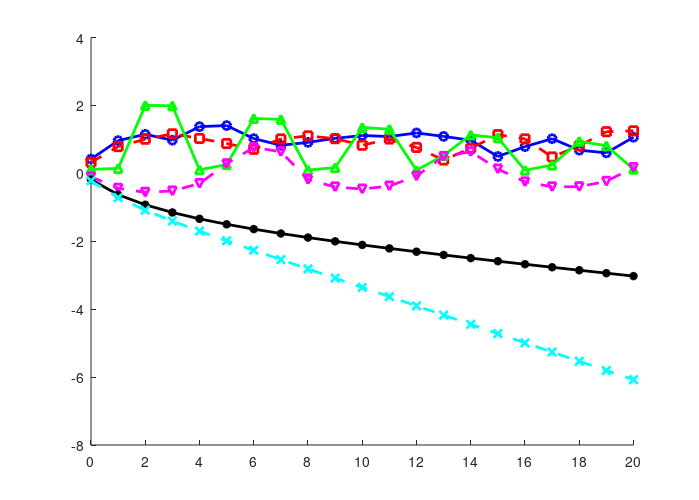

This figure's MATLAB source: (Note: this script raises an error after producing the figure.)

vS=[1;exp(-j*2*pi/3);exp(j*2*pi/3)];

sL1a=0.7+1.5i;
sL1b=0.8+1.5i;
sL1c=0.8+2.5i;
sL1=[sL1a;sL1b;sL1c];

sL2a=0.6+2.5i;
sL2b=0.6+0.5i;
sL2c=0.3+0.5i;
sL2=[sL2a;sL2b;sL2c];

sL=[sL1;sL2];

y1S=0.077-5.33i;
y12=0.056-8.66i;

Y1S=y1S*eye(3); 
Y12=y12*eye(3); 

Y=[Y1S+Y12 -Y12; -Y12 Y12]; 
Y_NS=[-Y1S; zeros(3,3)]; 




maxIt=21;


Z=inv(Y); 
w=-Z*Y_NS*vS;

theta=[1;0.8;0.5;0.3;0.25;0.2294];

CPQ=max( sum( abs(Z*diag(sL)*diag(1./w)),2)); 
K=1./min(abs(w));

C2PQ=max(sum( abs( Z*diag(sL)*diag(1./w)*diag(1./w)),2)); 

% x=fsolve(@(v)nonlinearPQ(v, sL, Y, Y_NS, vS ),w);

%% Plot1
vIterations1=zeros(6,maxIt); 
vIterations1(:,1)=w;
err1=zeros(maxIt,1);

sLPlot1=theta(1)*sL;
for it=2:maxIt
    
    
    fv=-conj(sLPlot1./vIterations1(:,it-1));
    err1(it-1)= max(abs(fv-Y*vIterations1(:,it-1)-Y_NS*vS)); 
    str=[num2str(err1(it-1)), '\n']; 
    fprintf(str);
    vIterations1(:,it)=  (Y)\ (fv-Y_NS*vS);
    
    
end
vSol1=vIterations1(:,end); 
fv=-conj(sLPlot1./vSol1);
err1(end)=max(abs(fv-Y*vSol1-Y_NS*vS)); 


%% Plot2
vIterations2=zeros(6,maxIt); 
vIterations2(:,1)=w;
err2=zeros(maxIt,1);

sLPlot2=theta(2)*sL;
for it=2:maxIt
    
    
    fv=-conj(sLPlot2./vIterations2(:,it-1));
    err2(it-1)= max(abs(fv-Y*vIterations2(:,it-1)-Y_NS*vS)); 
    str=[num2str(err2(it-1)), '\n']; 
    fprintf(str);
    vIterations2(:,it)=  (Y)\ (fv-Y_NS*vS);
    
    
end
vSol2=vIterations2(:,end); 
fv=-conj(sLPlot2./vSol2);
err2(end)=max(abs(fv-Y*vSol2-Y_NS*vS)); 



%% Plot3
vIterations3=zeros(6,maxIt); 
vIterations3(:,1)=w;
err3=zeros(maxIt,1);

sLPlot3=theta(3)*sL;
for it=2:maxIt
    
    
    fv=-conj(sLPlot3./vIterations3(:,it-1));
    err3(it-1)= max(abs(fv-Y*vIterations3(:,it-1)-Y_NS*vS)); 
    str=[num2str(err3(it-1)), '\n']; 
    fprintf(str);
    vIterations3(:,it)=  (Y)\ (fv-Y_NS*vS);
    
    
end
vSol3=vIterations3(:,end); 
fv=-conj(sLPlot3./vSol3);
err3(end)=max(abs(fv-Y*vSol3-Y_NS*vS)); 


%% Plot4
vIterations4=zeros(6,maxIt); 
vIterations4(:,1)=w;
err4=zeros(maxIt,1);

sLPlot4=theta(4)*sL;
for it=2:maxIt
    
    
    fv=-conj(sLPlot4./vIterations4(:,it-1));
    err4(it-1)= max(abs(fv-Y*vIterations4(:,it-1)-Y_NS*vS)); 
    str=[num2str(err4(it-1)), '\n']; 
    fprintf(str);
    vIterations4(:,it)=  (Y)\ (fv-Y_NS*vS);
    
    
end
vSol4=vIterations4(:,end); 
fv=-conj(sLPlot4./vSol4);
err4(end)=max(abs(fv-Y*vSol4-Y_NS*vS)); 


%% Plot5
vIterations5=zeros(6,maxIt); 
vIterations5(:,1)=w;
err5=zeros(maxIt,1);

sLPlot5=theta(5)*sL;
for it=2:maxIt
    
    
    fv=-conj(sLPlot5./vIterations5(:,it-1));
    err5(it-1)= max(abs(fv-Y*vIterations5(:,it-1)-Y_NS*vS)); 
    str=[num2str(err5(it-1)), '\n']; 
    fprintf(str);
    vIterations5(:,it)=  (Y)\ (fv-Y_NS*vS);
    
    
end
vSol5=vIterations5(:,end); 
fv=-conj(sLPlot5./vSol5);
err5(end)=max(abs(fv-Y*vSol5-Y_NS*vS));


%% Plot 6
vIterations6=zeros(6,maxIt); 
vIterations6(:,1)=w;
err6=zeros(maxIt,1);

sLPlot6=theta(6)*sL;
for it=2:maxIt
    
    
    fv=-conj(sLPlot6./vIterations6(:,it-1));
    err6(it-1)= max(abs(fv-Y*vIterations6(:,it-1)-Y_NS*vS)); 
    str=[num2str(err6(it-1)), '\n']; 
    fprintf(str);
    vIterations6(:,it)=  (Y)\ (fv-Y_NS*vS);
    
    
end
vSol6=vIterations6(:,end); 
fv=-conj(sLPlot6./vSol6);
err6(end)=max(abs(fv-Y*vSol6-Y_NS*vS));


%% PLots

x0=2;
y0=2;
width=7;
height=5;
threeNodeFigure=figure('Units','inches',...
'Position',[x0 y0 width height],...
'PaperPositionMode','auto');
set(threeNodeFigure, 'Name', 'threeNodeFigure');
hold on;


h1= plot(0:maxIt-1,log10(err1(1:maxIt)) , 'b-o','lineWidth',2);
hold on
 h2=plot(0:maxIt-1,log10(err2(1:maxIt)),'r--s','lineWidth',2);
 hold on;
 h3= plot(0:maxIt-1,log10(err3(1:maxIt)) , 'g-^','lineWidth',2);
 hold on;
 h4=plot(0:maxIt-1,log10(err4(1:maxIt)),'m--v','lineWidth',2);
 hold on;
 h5= plot(0:maxIt-1,log10(err5(1:maxIt)) , 'k-*','lineWidth',2);
 hold on; 
  h6= plot(0:maxIt-1,log10(err6(1:maxIt)) , 'c--x','lineWidth',2);

hold on

 


currentAxes=get(threeNodeFigure,'CurrentAxes');
set(0,'defaulttextinterpreter','latex')
set(currentAxes,'XTick',0:2:maxIt-1);
set(currentAxes,'XtickLabels',0:2:maxIt-1);
set(currentAxes,'YTick',[floor(min(min(log10([err1; err2;err3;err4;err5;err6])))):1:ceil(max(max(log10([err1;err2;err3;err4;err5;err6]))))]);
YTickLabelSet=floor(min(min(log10([err1; err2;err3;err4;err5;err6])))):1:ceil(max(max(log10([err1;err2;err3;err4;err5;err6]))));
set(currentAxes,'YTickLabel',[]);
xlim([0 maxIt-1]);
 ylim([floor(min(log10([err1; err2;err3;err4;err5;err6])))-1 ceil(max(log10([err1;err2;err3;err4;err5;err6])))+1]);
HorizontalOffset = 0.05;
ax=axis;
yTicks=get(currentAxes,'YTick');
for i = 1:length(YTickLabelSet)
%Create text box and set appropriate properties
     text(ax(1) - HorizontalOffset,yTicks(i),['$\mathbf{10^{' num2str( YTickLabelSet(i)) '}}$'],...
         'HorizontalAlignment','Right','interpreter', 'latex','fontSize',14,'fontName','Times New Roman');   
end
set(currentAxes,'fontSize',14); 
grid on; 
set(currentAxes, 'box','on'); 
xlabel('Iteration $t$','FontName','Times New Roman'); 
set(currentAxes,'FontName','Times New Roman');

ylabel('$\| \mathbf{v}[t+1]- \mathbf{v}[t]\|_{\infty}$'); 
yLabel=get(currentAxes,'yLabel');
set(yLabel,'Position',get(yLabel,'Position')-[1.5 0 0]);
legendTEXT=legend([h1, h2, h3,h4,h5,h6], '$\theta=1$', '$\theta=0.8$', '$\theta=0.5$', '$\theta=0.3$', '$\theta=0.25$','$\theta=\theta^*=0.2294$');
set(legendTEXT,'interpreter','Latex'); 
set(legendTEXT,'fontSize',14); 
set(legendTEXT,'fontname','Times New Roman');
set(legendTEXT,'fontWeight','Bold');
set(legend,'orientation','Vertical'); 
set(legend,'location','SouthWest');
set(currentAxes,'box','on');
% 
cd('Figures'); 
print -dpdf threeNodeFigure.pdf
print -depsc2 threeNodeFigure

cd('..'); 